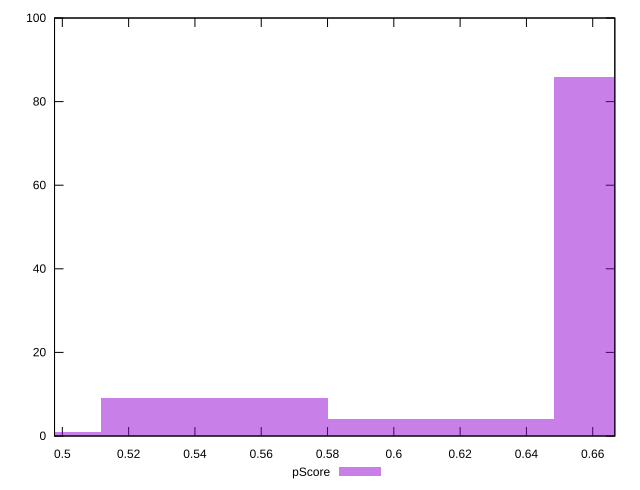

Reproduce this figure in gnuplot.
reset

$pScore <<EOF
0.6824137310999313 86
0.6141723579899382 4
0.5459309848799451 9
0.47768961176995195 1
EOF

set key outside below
set boxwidth 0.06824137310999313
set xrange [0.4976470588235294:0.6666666666666666]
set yrange [0:100]
set trange [0:100]
set style fill transparent solid 0.5 noborder
set terminal svg size 640, 490 enhanced background rgb 'white'
set output "report_00017_2021-02-10T15-08-03.406Z/uses-webp-images/samples/pages+cached+noadtech/pScore/histogram.svg"

plot $pScore title "pScore" with boxes

reset
